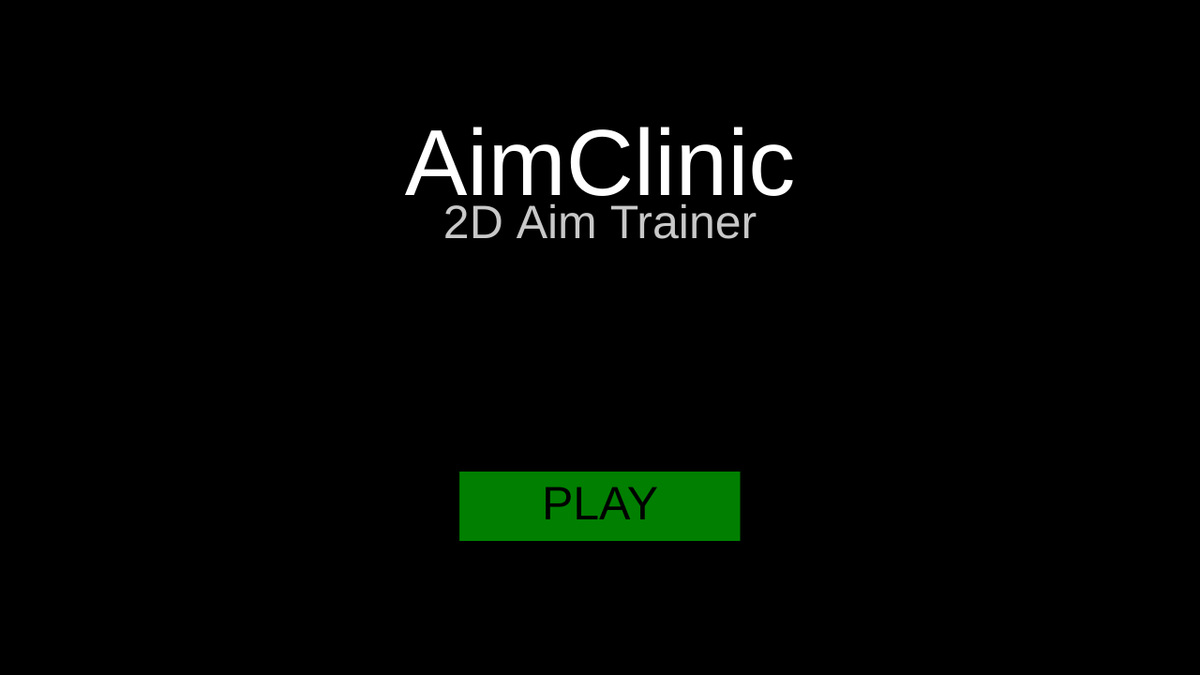
Frame 1 (no input)
Frame 60 (no input): identical to frame 1, image omitted
Frame 120 (the mouse pressed at the canvas centre since frame 60): identical to frame 1, image omitted

The p5.js sketch that drew this single still picture (run headless with seeded random() and noise() and a simulated clock; from frame 60 on, the mouse is pressed at the canvas centre):

// p5.js sketch
// ── sketch.js
// completed day 1
// ── sketch_nocomments.js
let currentStatus = 0 // 0 = menu, 1 = select A, 2 = select B, 3 = play, 4 = game over, 5 = rankInfo
let gameScreen = 0
let gameMode = 0 // 1 to 6
let gameModeName = ""
let subGameModeName = ""
let subGameMode = 0 // 1 to 3
let gameDuration = 60 // 60 default, can do 30/60/90/120


// let countdown = 0
let threeSecondCountdown = 4
let lastMillisecond = 0

let countdowns = {
  "ThreeSecondCountdown": {lastMillisecond: 0, delay: 1000, value: 4, done: false},
  "GameplayCountdown": {lastMillisecond: 0, delay: 1000, value: 61, done: true},
  "ChallengeStopwatch": {lastMillisecond: 0, delay: 1000, value: 0, done: false}

} // object with lastMillisecond, delay, value

let gameRunning = false
let gameInProgress = false

let menuItemsPositions
let trainingModeOptions
let timeOptions
let options

let gameObjects = {
  circleTargets: [
    {
    x: -500, y: -500, r: 0, color: 0, xSpeed: 0, ySpeed: 0,
    health: 0, xSizeSF: 0, ySizeSF: 0,
    despawnTime: 1, halfwayThrough: false, dirProb: 102
  },
    {
    x: -500, y: -500, r: 0, color: 0, xSpeed: 0, ySpeed: 0,
    health: 0, xSizeSF: 0, ySizeSF: 0,
    despawnTime: 1, halfwayThrough: false, dirProb: 102
  },
],
  rectTargets: [
    {
    x: -500, y: -500, r: 0, color: 0, xSpeed: 0, ySpeed: 0,
    health: 0, xSizeSF: 0, ySizeSF: 0,
    despawnTime: 1, halfwayThrough: false, dirProb: 102
  },
    {
    x: -500, y: -500, r: 0, color: 0, xSpeed: 0, ySpeed: 0,
    health: 0, xSizeSF: 0, ySizeSF: 0,
    despawnTime: 1, halfwayThrough: false, dirProb: 102
  },
],
  humanoids: [
    {
    x: -500, y: -500, r: 0, color: 0, xSpeed: 0, ySpeed: 0,
    health: 0, xSizeSF: 0, ySizeSF: 0,
    despawnTime: 1, halfwayThrough: false, dirProb: 102
  },
    {
    x: -500, y: -500, r: 0, color: 0, xSpeed: 0, ySpeed: 0,
    health: 0, xSizeSF: 0, ySizeSF: 0,
    despawnTime: 1, halfwayThrough: false, dirProb: 102
  },
],
  
  
}

let gameStats = {
  kills: 0, // number of targets defeated
  hits: 0,
  // just calculate kills per second
  clicks: 0, // total number of mouse clicks
  secondsPassed: -1,
  diffMod: 0, // difficulty modifier -- adaptive only
  performance: 0, // postive = harder, negative = easier -- adaptive only
  threshold: 0, // 0 to 1, once 1, reset and increment performance
  hitTarget: false,
  adaptive: false,
  showHealth: false,
  rankAchieved: "Bronze", // update this once game completed
  performanceValue: 0, // update this once game completed


  stillTarget: true, // sniping_fast only
  movingTargetRight: true, // sniping_fast only
  lives: 10000, // challenge mode only
  speed: 0, // challenge mode only
  lastSecond: -2, // challenge mode only
  challengeLastMS: 0, // challenge mode only
  nextSpawnTime: 0,
}

let performanceBenchmarks = null

let conversionFunctions = {
  ["Accuracy_Stationary"]: [function() 
    {x = gameStats.kps; return (2*x)*0.75},

    function() {x = gameStats.accPct; return (-0.0806 + 0.0584*x + 0.000399*x**2)*0.25}],
    
  ["Accuracy_Moving"]: [function()
    {x = gameStats.kps; return (-0.201 + 0.792*x + 0.633*x**2)*0.6},
    function() {x = gameStats.accPct; return (-1.07 + 0.0798*x + 0.00116*x**2)*0.4}
  ],

  ["Tracking_Kills"]: [function() {
    x = gameStats.diffMod; return (5*x+4)*0.5},
    function() {x = gameStats.accPct; return (1.24*Math.E**(0.0532*x))*0.5}
  ],

  ["Tracking_One Target"]: [function()
    {x = gameStats.accPct; return (0.108 + 0.0235*x + 0.00108*x**2)}],

  ["Sniping_Fast"]: [function() {x = gameStats.diffMod; return (5 + 1.71*x + 0.189*x**3)*0.5},
  function() {x = gameStats.kps; return (6.48*x + 0.227)*0.5}
  ],
 
  ["Sniping_Shrinking"]: [function()
    {x = gameStats.diffMod; return (5.81 + 2.54*x + 0.0603*x**2 - 0.0053*x**3)*0.6},
    function() {x = gameStats.accPct; return (0.26 + 0.0532*x + 0.001*x**2)*0.4}
  ],

  ["Sniping_Dummies"]: [function()
    {x = gameStats.kps; return (5.31*x + 0.61)*0.75},
    function() {x = gameStats.accPct; return (-1.48 + 0.0759*x + 0.00028*x**2)*0.25}
  ],

  ["Tile Frenzy_Normal"]: [function()
    {x = gameStats.kps; return (2*x - 3)*0.8},
    function() {x = gameStats.accPct; return (0.243 - 0.00177*x + 0.00108*x**2)*0.2}
  ],

  ["Tile Frenzy_Micro"]: [function()
    {x = gameStats.kps; return (1.9*x - 0.62)*0.8},
    function() {x = gameStats.accPct; return (0.243 - 0.00177*x + 0.00108*x**2)*0.2}
  ],

  ["Challenge_Regular"]: [function()
    {x = gameStats.secondsPassed; return (-2.75 + 0.0504*x - 9.46e-5*x**2 + 1.68e-7*x**3)}
  ]
}

let gamemodeFunctions = {
  "Accuracy": {
    "Stationary": function() {


      if (gameObjects.circleTargets.length < 5) {

        let x = random(width/10, 9*width/10)
        let y = random(2*height/10, 8*height/10)
        let r = 20
        spawnCircle(x, y, r, 255, 0, 0, 0, 100, 1, 1, 100000, false, 999999)
      }
    },

    "Moving": function() {
      // VARIABLE difficulty
      gameStats.adaptive = true
      if (gameObjects.circleTargets.length < 5) {
        // If fewer than 5 targets in array, generate
        let x = random(width/10, 9*width/10)
        let y = random(2*height/10, 8*height/10)
        let r = 25

        // TODO: UPDATE THIS TO ADAPT TO PERFORMANCE
        let xSpeed = random(-5, 5)
        let ySpeed = random(-5, 5)

        // let xSpeed = 0.5
        // let ySpeed = 0.5

        xSpeed = (Math.abs(xSpeed)>=0.25) ? xSpeed : random(1, 3)
        ySpeed = (Math.abs(ySpeed)>=0.25) ? ySpeed : random(1, 3)

        xSpeed = max(0.25, xSpeed += gameStats.diffMod)
        ySpeed = max(0.25, ySpeed += gameStats.diffMod)


        let xSizeSF = 2
        let ySizeSF = 2
        let lifeDuration = 20000
        spawnCircle(x, y, r, 255, 0, xSpeed, ySpeed, 100, xSizeSF, ySizeSF, lifeDuration+millis(), false, 999)
      } else {
      //   for (let i = 0; i < gameObjects.circleTargets.length; i++) {
      //     let target = gameObjects.circleTargets[i]

      //     // update speeds
      //     target.xSpeed = max(0.25, target.xSpeed += gameStats.diffMod)
      //     target.ySpeed = max(0.25, target.ySpeed += gameStats.diffMod)
      //   }
      }
    }
  },

  "Tracking": {
    "Kills": function() {
      gameStats.adaptive = true
      gameStats.showHealth = true
      if (gameObjects.circleTargets.length < 5) {

        let x = random(width/10, 9*width/10)
        let y = random(2*width/10, 8*height/10)
        let r = 50

        let xSpeed = 3
        let ySpeed = 3

        xSpeed = max(1.5, xSpeed += gameStats.diffMod)
        ySpeed = max(1.5, ySpeed += gameStats.diffMod)

        spawnCircle(x, y, r, color(0, 255, 0), 0, xSpeed, ySpeed, 180, 1, 1, 0, false, 98.5)
      } else {

        gameStats.clicks++
        let circleTargets = gameObjects.circleTargets
        let circleObj = null

        for (let i = 0; i < circleTargets.length; i++) {
          let critHit = false
          circleObj = circleTargets[i]
          if (clickedCircle(circleObj.x, circleObj.y, 10)) {critHit = true}
          if (clickedCircle(circleObj.x, circleObj.y, circleObj.r)) {
            gameStats.hits++
            circleObj.health--
            if (critHit) {circleObj.health -= 9}
            gameStats.diffMod += 0.001


            let pct = circleObj.health / 180

            let red = null
            let green = null



            let completed = 1 - pct
            if (completed <= 0.5) {
              green = 255
              red = 255 * completed*2
            } else if (completed > 0.5 && completed < 1) {
              green = 255 * (1-completed)*2
              red = 255
            }

            circleObj.color = color(red, green, 0)

            if (circleObj.health <= 0) {
              gameStats.kills++
              gameStats.diffMod += 0.5
              circleTargets.splice(i, 1)
              break
            }
          }
        }

        
      }
    },

    "One Target": function() {
      // check mouse hovering
      if (gameObjects.circleTargets.length < 1) {
        let x = width/2
        let y = height/2
        let r = 125

        let xSpeed = 5
        let ySpeed = 5

        spawnCircle(x, y, r, color(255, 0, 0), 0, xSpeed, ySpeed, 100, 1, 1, 10000000000, false, 98)
      } else {
        // check mouse hovering
        gameStats.clicks++
        let circleObj = gameObjects.circleTargets[0]

        let maxSpeed = max(circleObj.xSpeed, circleObj.ySpeed)
        let newDist = circleObj.r + (maxSpeed)*2

        if (clickedCircle(circleObj.x, circleObj.y, newDist)) {
          circleObj.color = color(0, 255, 0)
          gameStats.hits++
        } else {
          circleObj.color = color(255, 0, 0)
        }
      }
    }
  },

  "Sniping": {
    "Fast": function() {
      // alternate between still target and moving target
      // adaptive
      gameStats.adaptive = true
      if (gameObjects.circleTargets.length < 1) {
        if (gameStats.stillTarget) {
          spawnCircle(width/2, height/2, 50, 255, 0, 0, 0, 100, 1, 1, 4000+millis(), 1, 98.5)
        } else {
          // create a moving target
          let x = random(width/10, 9*width/10)
          let y = random(2*height/10, 8*height/10)
          let r = 50

          // TODO: UPDATE THIS TO ADAPT TO PERFORMANCE
          let xSpeed = 2
          let ySpeed = 2
          let disappearTime = (5 - gameStats.diffMod/2)*1000

          xSpeed = max(1, xSpeed += gameStats.diffMod)
          ySpeed = max(1, ySpeed += gameStats.diffMod)

          xSpeed = (xSpeed > 0) ?
        max(1, xSpeed + gameStats.diffMod) : min(-1, xSpeed - gameStats.diffMod)

          ySpeed = (ySpeed > 0) ?
        max(1, ySpeed + gameStats.diffMod) : min(-1, ySpeed - gameStats.diffMod)

          spawnCircle(x, y, r, 255, 0, xSpeed, ySpeed, 100, 1, 1, disappearTime+millis(), false, 98.5)
        }
        // after spawning circle, flip
        gameStats.stillTarget = !gameStats.stillTarget
      }
    },

    "Shrinking": function() {
      let disappearTime = 4000 - (gameStats.diffMod/2)*1000
      gameStats.adaptive = true
      if (gameObjects.circleTargets.length < 1) {
        // grow then shrink
        let x = random(width/10, 9*width/10)
        let y = random(2*height/10, 8*height/10)
        let r = 20

        // TODO: UPDATE THIS TO ADAPT TO PERFORMANCE
        let xSpeed = 5
        let ySpeed = 5

        xSpeed = max(1, xSpeed += gameStats.diffMod)
        ySpeed = max(1, ySpeed += gameStats.diffMod)
        // disappearTime = 4000

        let xSizeSF = 1.005
        let ySizeSF = 1.005

        spawnCircle(x, y, r, 255, 0, xSpeed, ySpeed, 100, xSizeSF, ySizeSF, millis()+disappearTime, false, 98.5)
      } else {
        // update
        let target = gameObjects.circleTargets[0]

        // first half
        if (target.despawnTime - millis() >= disappearTime/2) {
          // grow
          target.r *= target.xSizeSF
          target.r *= target.ySizeSF
        } else {
          target.r /= target.xSizeSF
          target.r /= target.ySizeSF
        }

        if (target.despawnTime - millis() < 0) {
          gameObjects.circleTargets.pop()
          gameStats.diffMod -= 0.5
        }
      }
    },

    "Dummies": function() {
      if (gameObjects.humanoids.length < 5) {
        gameStats.showHealth = true
        // if fewer than 5 humanoids, generate a new one

        // same x-value, y will vary
        // 25 radius for circle?

        // spawn rectangle below circle

        // 75 width, 150 height

        let circleX = random(width/10, 9*width/10)
        let circleY = random(3*height/10, 7*height/10)

        let rectW = 40
        let rectH = 80

        let rectX = circleX // same x-value since centered
        let rectY = circleY + (rectH/2) + 10

        let xSpeed = random(-5, 5)
        let ySpeed = random(-5, 5)

        // xSpeed = 2
        // ySpeed = 0

        xSpeed = (Math.abs(xSpeed)>=1) ? xSpeed : random(1, 5)
        ySpeed = (Math.abs(ySpeed)>=1) ? ySpeed : random(1, 5)

        spawnHumanoid(circleX, circleY, 20, rectX, rectY, rectW, rectH, xSpeed, ySpeed, 300)
      }
    }
  },

  "Tile Frenzy": {
    "Normal": function() {
      if (gameObjects.rectTargets.length < 3) {
        let x = random(width/10, 9*width/10)
        let y = random(2*height/10, 8*height/10)
        let s = 100

        spawnRectangle(x, y, s, s, 255, 0, 0, 0, 100)
      }
    },

    "Micro": function() {
      if (gameObjects.rectTargets.length < 5) {
        let x = random(width/10, 9*width/10)
        let y = random(2*height/10, 8*height/10)
        let s = 100/3

        spawnRectangle(x, y, s, s, 255, 0, 0, 0, 100)
      }
    },
  },

  "Challenge": {
    "Regular": function() {
      // function f(x) = 0.749(x+2)^0.33
      let speed = 0.749 * (gameStats.secondsPassed)**0.33
      gameStats.speed = speed
      let delayBtwnSpawn = 1/speed
      let currentTime = millis()

      

      // if (gameStats.lastSecond < gameStats.secondsPassed) {
        if (currentTime - gameStats.nextSpawnTime > delayBtwnSpawn*1000) {
          // spawn a target
          let x = random(width/10, 9*width/10)
          let y = random(2*height/10, 8*height/10)
          let r = 30

          let xSizeSF = 1.008
          let ySizeSF = 1.008

          spawnCircle(x, y, r, 255, 0, 0, 0, 100, xSizeSF, ySizeSF, 99999, false)
          gameStats.nextSpawnTime = currentTime + delayBtwnSpawn*1000
          
        }
      //   gameStats.lastSecond = gameStats.secondsPassed
      // }


      // console.log(currentTime - countdowns.GameplayCountdown.lastMillisecond)
      // if (countdowns.GameplayCountdown.lastMillisecond - millis() > 1000) {
      //   // decrement
      //   console.log("test run every second")
      // }

      
      
      

      for (let i = 0; i < gameObjects.circleTargets.length; i++) {
        let target = gameObjects.circleTargets[i]
        if (target.r < 75 && !target.halfwayThrough) {
          // grow
          target.r *= target.xSizeSF
          target.r *= target.ySizeSF

        } else {
          target.halfwayThrough = true   
        }

        if (target.halfwayThrough) {
          target.r *= (1/target.xSizeSF)
          target.r *= (1/target.ySizeSF)
        }

        if (target.r < 1) {
          gameObjects.circleTargets.splice(i, 1)
          gameStats.lives--
        }

        if (gameStats.lives <= 0) {
          countdowns.GameplayCountdown.value -= 99999
        }
      }
    }
  }
}

function preload() {
  
}

function setup() {
  createCanvas(1280, 720);

  menuItemsPositions = {
    "Accuracy": [2*width/8, 2*height/8],
    "Tracking": [2*width/8, 4*height/8],
    "Sniping": [2*width/8, 6*height/8],
    "Tile Frenzy": [6*width/8, 2*height/8],
    "Challenge": [6*width/8, 4*height/8],
    // "Fun": [6*width/8, 6*height/8],
  },

  timeOptions = {
    "30": [2*width/10, 3*height/10, color(0, 0, 200)],
    "60": [4*width/10, 3*height/10, color(200, 0, 0)],
    "90": [6*width/10, 3*height/10, color(0, 0, 200)],
    "120": [8*width/10, 3*height/10, color(0, 0, 200)],
  },

  trainingModeOptions = {
    "Accuracy": {
      "Stationary": [width/2, 6*height/12],
      "Moving": [width/2, 8*height/12],
    },
    "Tracking": {
      "Kills": [width/2, 6*height/12],
      "One Target": [width/2, 8*height/12],
    },
    "Sniping": {
      "Fast": [width/2, 6*height/12],
      "Shrinking": [width/2, 8*height/12],
      "Dummies": [width/2, 10*height/12],
    },
    "Tile Frenzy": {
      "Normal": [width/2, 6*height/12],
      "Micro": [width/2, 8*height/12],
    },
    "Challenge": {
      "Regular": [width/2, 6*height/12],
    },
    // "Fun": {
    //   "CPS Test": [width/2, 6*height/12],
    //   "Reaction Time": [width/2, 8*height/12],
    // },
  }
}




function draw() {
  

  if (currentStatus == 0) {
    // welcome screen
    gameObjects.circleTargets = []
    gameObjects.rectTargets = []
    gameObjects.humanoids = []

    welcomeScreen()
    cursor(CROSS)
  } else if (currentStatus == 1) {
    // menu screen
    selectGameMode()
    cursor(CROSS)
  } else if (currentStatus == 2) {
    trainingOptions()
    cursor(CROSS)
  } else if (currentStatus == 3) {
    
    if (/*gameModeName != "Challenge" &&*/ gameModeName != "Fun") {
      gameplay()
      cursor(CROSS)
    }
  } else if (currentStatus == 4) {
    gameOver()
    cursor(CROSS)
  }
}

// *****GAME SCREENS*****

// welcome screen
function welcomeScreen() {
  background(0)

  // text
  fill(255)
  textSize(100)
  textAlign(CENTER, CENTER)
  text("AimClinic", width/2, height/4)

  fill(200)
  textSize(50)
  text("2D Aim Trainer", width/2, height/3)
  // rectMode(CORNER)

  // draw the menu button
  fill(color(0,127,0))
  rectMode(CENTER, CENTER)
  rect(width/2, 3*height/4, 300, 75)

  fill(0)
  textSize(50)
  text("PLAY", width/2, 3*height/4)
}




// select game mode screen
function selectGameMode() {
  background(0)

  // title text
  fill(255)
  textSize(75)
  textAlign(CENTER, CENTER)
  text("Select Game Mode", width/2, height/10)

  // escape text
  fill(255)
  textSize(25)
  textAlign(LEFT, TOP)
  text("[ESC] to return to main menu", 0, 0)

  // BUTTONS -- ABSTRACT THIS???
  drawRectButtons(color(200, 0, 0), 2*width/8, 2*height/8, 400, 100, 255, 50, "Accuracy", 2*width/8, 2*height/8)
  drawRectButtons(color(0, 200, 0), 2*width/8, 4*height/8, 400, 100, 255, 50, "Tracking", 2*width/8, 4*height/8)
  drawRectButtons(color(0, 0, 200), 2*width/8, 6*height/8, 400, 100, 255, 50, "Sniping", 2*width/8, 6*height/8)

  drawRectButtons(color(255, 127, 0), 6*width/8, 2*height/8, 400, 100, 255, 50, "Tile Frenzy", 6*width/8, 2*height/8)
  drawRectButtons(color(142, 0, 246), 6*width/8, 4*height/8, 400, 100, 255, 50, "Challenge", 6*width/8, 4*height/8)
  // drawRectButtons(color(0, 0, 200), 6*width/8, 6*height/8, 400, 100, 255, 50, "Fun", 6*width/8, 6*height/8)
  
}

// training options
function trainingOptions() {
  background(0)

  // title text
  fill(255)
  textSize(75)
  textAlign(CENTER, CENTER)
  text("Training Options: "+gameModeName, width/2, height/10)

  // escape text
  fill(255)
  textSize(25)
  textAlign(LEFT, TOP)
  text("[ESC] to go back", 0, 0)


  // time selection
  // instructions
  let instructionsText = "Select game mode"

  if (gameModeName != "Challenge" && gameModeName != "Fun") {
    instructionsText = "Select game time and game mode"
    noStroke()
    drawRectButtons(timeOptions["30"][2], 2*width/10, 3*height/10, 150, 50, 200, 40, "30s", 2*width/10, 3*height/10)
    drawRectButtons(timeOptions["60"][2], 4*width/10, 3*height/10, 150, 50, 200, 40, "60s", 4*width/10, 3*height/10)
    drawRectButtons(timeOptions["90"][2], 6*width/10, 3*height/10, 150, 50, 200, 40, "90s", 6*width/10, 3*height/10)
    drawRectButtons(timeOptions["120"][2], 8*width/10, 3*height/10, 150, 50, 200, 40, "120s", 8*width/10, 3*height/10)  
  }

  fill(200)
  textSize(50)
  textAlign(CENTER, CENTER)
  text(instructionsText, width/2, 2*height/10)

  // actual game selection
  for (const [k, v] of Object.entries(trainingModeOptions[gameModeName])) {
    drawRectButtons(color(0, 200, 0), v[0], v[1], 300, 50, 21, 40, k, v[0], v[1])
  }
}


function gameplay() {
  background(0)


  

  // escape text
  fill(255)
  textSize(25)
  textAlign(LEFT, TOP)
  text("[ESC] to quit", 0, 0)

  // gamemode at the top
  fill(255)
  textSize(25)
  textAlign(RIGHT, TOP)
  text(`${gameModeName}_${subGameModeName}`, width, 0)

  // display game stats in the bottom left corner
  fill(255)
  textSize(20)
  textAlign(LEFT, BOTTOM)

  let killsPerSecond
  let acc

  // REPLACE WITH TERNARY OPERATOR??

  if (gameStats.secondsPassed != 0) {
    killsPerSecond = roundNumber(gameStats.kills / gameStats.secondsPassed, 2)
  } else {
    killsPerSecond = "NaN"
  }

  if (gameStats.clicks != 0) {
    acc = `${roundNumber( (gameStats.hits/gameStats.clicks)*100, 2)}`
  } else {
    acc = "NaN"
  }

  let formatAcc = `(${gameStats.hits.toFixed(1)}/${gameStats.clicks})`
  let formatString = `Kills: ${gameStats.kills}  |  Kills/Second: ${killsPerSecond}  |  Accuracy: ${acc}% ${formatAcc}`

  text(formatString, 0, height)

  if (gameStats.adaptive) {
    fill(color(88,88,255))
    text(20)
    textAlign(LEFT, BOTTOM)
    text(`Difficulty Modifier: ${gameStats.diffMod.toFixed(2)}`, 0, height-20)
  }
  

  if (gameModeName == "Challenge") {
    fill(color(255,88,88))
    text(20)
    textAlign(LEFT, BOTTOM)
    text(`Lives: ${gameStats.lives}`, 0, height-40)
  }

  // create a 3-second countdown timer

  let currentTime
  let n = countdowns.ThreeSecondCountdown
  let g = countdowns.GameplayCountdown
  if (!n.done && g.done && gameRunning) {
    // check if millis exceeded last millis
    n = countdowns["ThreeSecondCountdown"]
    currentTime = millis()

    if (currentTime - n.lastMillisecond > n.delay && n.value > 0) {
      // decrement
      n.value--
      n.lastMillisecond = currentTime
    }

    if (n.value <= 0) {n.done = true; countdowns.GameplayCountdown.done = false; console.log("hit zero"); gameInProgress = true}

    // display the timer
    fill(200)
    textSize(75)
    textAlign(CENTER, TOP)
    text(`Get Ready! (${n.value})`, width/2, 0)

  }


  // run the game, stop once time is up

  if (countdowns.ThreeSecondCountdown.done && !countdowns.GameplayCountdown.done && gameRunning) {
    let gameCountdown = countdowns.GameplayCountdown

    currentTime = millis()

    if (currentTime - gameCountdown.lastMillisecond > gameCountdown.delay && gameCountdown.value > 0) {
      // decrement
      gameCountdown.value--
      gameCountdown.lastMillisecond = currentTime
      gameStats.secondsPassed++
    }

    fill(255)
    textSize(75)
    textAlign(CENTER, TOP)
    let textToDisplay = (gameModeName == "Challenge") ? 99999-gameCountdown.value : gameCountdown.value
    text(`${textToDisplay}`, width/2, 0)

    if (g.value <= 0) {n.done = true; g.done = true; currentStatus = 4}
  }

  // ABSTRACTION: MAKE AN OBJECT CONTAINING ALL FUNCTIONS
  if (gameInProgress) {
    gamemodeFunctions[gameModeName][subGameModeName]()
    gameStats.diffMod -= 0.0002

    if (subGameModeName == "Kills") {
      gameStats.diffMod -= 0.0006
    }
  }
  // generate targets for user to click on

  // MAYBE CAN ABSTRACT THIS???
  // draw the targets

  for (let i = 0; i < gameObjects.circleTargets.length; i++) {
    circleTarget = gameObjects.circleTargets[i]
    
    circleTarget.x += circleTarget.xSpeed
    circleTarget.y += circleTarget.ySpeed

    if (circleTarget.x < width/10 || circleTarget.x > 9*width/10) {
      circleTarget.xSpeed = -circleTarget.xSpeed
    } else if (circleTarget.y < 2*height/10 || circleTarget.y > 8*height/10) {
      circleTarget.ySpeed = -circleTarget.ySpeed
    }

    

    fill(circleTarget.color)
    ellipse(circleTarget.x, circleTarget.y, circleTarget.r)


    if (gameStats.showHealth) {
      fill(127)
      textSize(circleTarget.r/2)
      textAlign(CENTER, CENTER)
      text(`${circleTarget.health}`, circleTarget.x, circleTarget.y)
    }

    if (circleTarget.despawnTime < millis() && circleTarget.despawnTime > 0 && gameStats.adaptive){
      gameObjects.circleTargets.splice(i, 1)
      gameStats.diffMod -= 0.1
    }

    let xRNG = random(0, 101)
    let yRNG = random(0, 101)

    let inXRange = (circleTarget.x >= width/10 && circleTarget.x <= 9*width/10)
    let inYRange = (circleTarget.y >= 2*height/10 && circleTarget.y <= 8*height/10)

    if (xRNG >= (circleTarget.dirProb - gameStats.diffMod*5) && inXRange) {
      // if roll is greater than a certain threshold, reverse
      circleTarget.xSpeed = -circleTarget.xSpeed
    }
    if (yRNG >= (circleTarget.dirProb - gameStats.diffMod*5) && inYRange) {
      // if roll is greater than a certain threshold, reverse
      circleTarget.ySpeed = -circleTarget.ySpeed
    }
  }

  for (let i = 0; i < gameObjects.rectTargets.length; i++) {
    rectTarget = gameObjects.rectTargets[i]
    
    rectTarget.x += rectTarget.xSpeed
    rectTarget.y += rectTarget.ySpeed

    if (rectTarget.x < width/10 || rectTarget.x > 9*width/10) {
      rectTarget.xSpeed = -rectTarget.xSpeed
    } else if (rectTarget.y < 2*height/10 || rectTarget.y > 8*height/10) {
      rectTarget.ySpeed = -rectTarget.ySpeed
    }

    fill(rectTarget.color)
    rect(rectTarget.x, rectTarget.y, rectTarget.w, rectTarget.h)

    if (gameStats.showHealth) {
      fill(127)
      textSize(rectTarget.w/2)
      textAlign(CENTER, CENTER)
      text(`${rectTarget.health}`, rectTarget.x, rectTarget.y)
    }
  }

  for (let i = 0; i < gameObjects.humanoids.length; i++) {
    humanoid = gameObjects.humanoids[i]

    humanoid.circleX += humanoid.xSpeed
    humanoid.rectX += humanoid.xSpeed

    humanoid.circleY += humanoid.ySpeed
    humanoid.rectY += humanoid.ySpeed

    if (humanoid.rectX < width/10 || humanoid.rectX > 9*width/10) {
      humanoid.xSpeed = -humanoid.xSpeed
    } else if (humanoid.rectY < 2*height/10 || humanoid.circleY > 8*height/10) {
      humanoid.ySpeed = -humanoid.ySpeed
    }

    // draw the rectangle (body)
    fill(color(0, 0, 255))
    rect(humanoid.rectX, humanoid.rectY, humanoid.rectW, humanoid.rectH)

    // draw the circle (head)
    fill(color(255, 0, 0))
    circle(humanoid.circleX, humanoid.circleY, humanoid.circleR)

    // create text showing health
    fill(200)
    textSize(25)
    textAlign(CENTER, CENTER)
    text(`${humanoid.health}`, humanoid.rectX, humanoid.rectY)
  }
  
  // TODO: DO HUMANOIDS AS WELL

  // update targets
  // for (let circleTarget of gameObjects.circleTargets) {
    
  // }


  // in challenge, delete and strike

  // track score


  // change direction if reached edge
//let x = random(width/10, 9*width/10)
// let y = random(2*height/10, 8*height/10)


}

function gameOver() {
  performanceBenchmarks = {
    Bronze: [2, 155, 78, 0],
    Silver: [4, 176, 176, 176],
    Gold: [6, 255, 220, 34],
    Platinum: [8, 224, 224, 224],
    Diamond: [10, 126, 255, 255],
    Emerald: [99999, 49, 255, 172],
  }

  background(0)

  fill(255)
  textSize(75)
  textAlign(CENTER, TOP)
  text(`Results`, width/2, 0)

  let killsPerSecond
  let acc
  let rank
  let c1, c2, c3
  gameStats.kps = gameStats.kills / gameStats.secondsPassed
  gameStats.accPct = gameStats.hits / gameStats.clicks * 100
  // console.log(gameStats.accPct)
  gameStats.performanceValue = calculateScaledScore()

  // REPLACE WITH TERNARY OPERATOR??

  if (gameStats.secondsPassed != 0) {
    killsPerSecond = roundNumber(gameStats.kills / gameStats.secondsPassed, 2)
  } else {
    killsPerSecond = "NaN"
  }

  if (gameStats.clicks != 0) {
    acc = `${roundNumber( (gameStats.hits/gameStats.clicks)*100, 2)}`
  } else {
    acc = "NaN"
  }

  // rank = "Diamond"

  // console.log(gameStats.performanceValue)
  for (const [key, value] of Object.entries(performanceBenchmarks)) {
    if (gameStats.performanceValue > value[0]) {
      // continue to iterate
    } else {
      rank = key
      c1 = value[1]
      c2 = value[2]
      c3 = value[3]
      break
    }
  }

  
  let formatAcc = `(${gameStats.hits.toFixed(1)}/${gameStats.clicks})`

  // results screen
  displayText(255, 50, LEFT, CENTER, `Kills: ${gameStats.kills}`, 1*width/8, 2*height/10) // kills

  if (gameModeName != "Challenge") {
    displayText(255, 50, LEFT, CENTER, `Kills/Second: ${killsPerSecond}`, 1*width/8, 3*height/10) // kps
  } else {
    displayText(255, 50, LEFT, CENTER, `Time Lasted: ${gameStats.secondsPassed}s`, 1*width/8, 3*height/10)
  }

  displayText(255, 50, LEFT, CENTER, `Accuracy: ${acc}% ${formatAcc}`, 1*width/8, 4*height/10)

  // rank -- change color to match color of rank later
  // console.log(c1, c2, c3)
  displayText(color(c1, c2, c3), 50, LEFT, CENTER,
    `Rank: ${rank} (${roundNumber(gameStats.performanceValue, 2)}/10)`, 1*width/8, 6*height/10)

  // draw a rectangle to go back to home screen
  drawRectButtons(color(127, 0, 0), width/2, 9*height/10, 400, 100, 200, 50, "Back to Home", width/2, 9*height/10)
}

function calculateScaledScore() {
  let tab = conversionFunctions[`${gameModeName}_${subGameModeName}`]
  let sum = (tab.length == 2) ? (tab[0]() + tab[1]()) : (tab[0]())
  // console.log(tab[1]())
  // console.log(tab[1])

  return sum
}

// *****FUNCTIONS TO HANDLE TARGET MANAGEMENT*****
function spawnCircle(x, y, r, color, borderWeight, xSpeed, ySpeed, health, xSizeSF, ySizeSF,
  despawnTime, halfwayThrough,
  dirProb) {

    strokeWeight(borderWeight)

  let newCircleObject = {
    x: x, y: y, r: r,
    color: color, xSpeed: xSpeed, ySpeed: ySpeed,
    health: health, xSizeSF: xSizeSF, ySizeSF: ySizeSF,
    despawnTime: despawnTime,
    halfwayThrough: halfwayThrough,
    dirProb: dirProb
  }
  gameObjects.circleTargets.push(newCircleObject)
  return newCircleObject
}

function spawnRectangle(x, y, w, h, color, borderWeight, xSpeed, ySpeed, health, xSizeSF, ySizeSF, dirProb) {
  // push a rectangle target into gameObjects.rectTargets
  strokeWeight(borderWeight)
  let newRectObject = {
    x: x, y: y, w: w, h: h,
    color: color, xSpeed: xSpeed, ySpeed: ySpeed,
    health: health, xSizeSF: xSizeSF, ySizeSF: ySizeSF, dirProb: dirProb
  }
  gameObjects.rectTargets.push(newRectObject)
  return newRectObject
}

function spawnHumanoid(circleX, circleY, circleR, rectX, rectY, rectW, rectH, xSpeed, ySpeed, health) {
  // create two shapes and make them one unit
  // maybe use an image instead? don't since need ability to detect headshots

  let newHumanoidObject = {
    circleX: circleX, circleY: circleY, circleR: circleR, // head
    rectX: rectX, rectY: rectY, rectW: rectW, rectH: rectH, // body
    xSpeed: xSpeed, ySpeed: ySpeed, health: health // update stats
  }
  gameObjects.humanoids.push(newHumanoidObject)
  return newHumanoidObject
}

// *****FUNCTIONS FOR GAMEMODES*****



// *****FUNCTION TO LISTEN FOR BUTTON/KEY CLICKS*****
function mousePressed() {
  let targetType = null
  if (currentStatus == 0) {
    if (clickedRectangle(width/2-150, 3*height/4-37.5, 300, 75)) {
      currentStatus = 1
    }
  } else if (currentStatus == 1) {

    for (const [key, value] of Object.entries(menuItemsPositions)) {
      if (clickedRectangle(value[0]-200, value[1]-50, 400, 100)) {
        currentStatus = 2
        gameModeName = key
        console.log(gameModeName)
      }
    }
  } else if (currentStatus == 2) {
    if (mouseX >= 181 && mouseX <= 1099 && mouseY >= 191 && mouseY <= 241) {
      console.log("clicked")
      for (const [key, value] of Object.entries(timeOptions)) {
        if (clickedRectangle(value[0]-75, value[1]-25, 150, 50)) {
          gameDuration = parseInt(key)
          timeOptions[key][2] = color(200, 0, 0)

        } else {
          timeOptions[key][2] = color(0, 0, 200)
        }
      }
    
    } else if (mouseX >= 490 && mouseX <= 790 && mouseY >= 315 && mouseY <= 625) {
      for (const [key, value] of Object.entries(trainingModeOptions[gameModeName])) {
        if (clickedRectangle(value[0]-150, value[1]-20, 300, 50)) {
          subGameModeName = key
          if (subGameModeName == "Regular") {
            gameDuration = 99999
          }
          countdowns.GameplayCountdown.value = gameDuration + 1
          currentStatus = 3
          gameRunning = true
        }
      }
    } 

  } else if (currentStatus == 4) {
    if (mouseX >= 440 && mouseX <= 840 && mouseY >= 598 && mouseY <= 698) {
      countdowns.ThreeSecondCountdown.lastMillisecond = 0
      countdowns.ThreeSecondCountdown.delay = 1000
      countdowns.ThreeSecondCountdown.value = 4
      countdowns.ThreeSecondCountdown.done = false

      countdowns.GameplayCountdown.lastMillisecond = 0
      countdowns.GameplayCountdown.delay = 1000
      countdowns.GameplayCountdown.value = 61
      countdowns.GameplayCountdown.done = true

      countdowns.ChallengeStopwatch.lastMillisecond = 0
      countdowns.ChallengeStopwatch.delay = 1000
      countdowns.ChallengeStopwatch.value = 0
      countdowns.ChallengeStopwatch.done = false

      gameObjects.circleTargets = []
      gameObjects.rectTargets = []
      gameObjects.humanoids = []

      gameStats = {kills: 0, hits: 0, clicks: 0, secondsPassed: -1, diffMod: 0, performance: 0, threshold: 0, 
        hitTarget: false, adaptive: false, showHealth: false, stillTarget: true, movingTargetRight: true, 
        lives: 3, speed: 0, lastSecond: -2, challengeLastMS: 0, nextSpawnTime: 0,
      }

      gameRunning = false
      gameInProgress = false
      threeSecondCountdown = 4
      lastMillisecond = 0
      currentStatus = 0
    }

    

  } else if (currentStatus == 3 && gameModeName != "Tracking") {
    gameStats.clicks++
    if (gameModeName == "Accuracy" || gameModeName == "Tracking" || gameModeName == "Challenge") {
      targetType = "circleTargets"
    } else if (gameModeName == "Sniping") {
      if (subGameModeName == "Fast" || subGameModeName == "Shrinking") {
        targetType = "circleTargets"
      } else if (subGameModeName == "Dummies") {
        targetType = "humanoids"
      }
    } else if (gameModeName == "Tile Frenzy") {
      targetType = "rectTargets"
    }

    let targets = gameObjects[targetType]

    checkMouseClickedTarget(targetType)


    if (!gameStats.hitTarget) {
      gameStats.threshold -= 0.5

      if (gameModeName != "Accuracy") {gameStats.diffMod -= 0.1}
    } else {
      for (let i = 0; i < targets.length; i++) {
        let target = targets[i]
        if ((targetType == "circleTargets" || targetType == "rectTargets") && gameStats.adaptive) {
          target.xSpeed = (target.xSpeed > 0) ?
          max(1, target.xSpeed + gameStats.diffMod) : min(-1, target.xSpeed - gameStats.diffMod)
  
          target.ySpeed = (target.ySpeed > 0) ?
          max(1, target.ySpeed + gameStats.diffMod) : min(-1, target.ySpeed - gameStats.diffMod)
        } else if (targetType == "humanoids" && gameStats.adaptive) {

        }
      }
    }

    if (gameStats.threshold <= -1) {
      gameStats.threshold = 0
      gameStats.diffMod -= 0.5
    }

    gameStats.hitTarget = false
  }
}

function checkMouseClickedTarget(targetType) {
  let targets = gameObjects[targetType]
  for (let i = 0; i < targets.length; i++) {
    let target = targets[i]
    let maxSpeed = max(target.xSpeed, target.ySpeed)


 
    if (targetType == "circleTargets") {
      if (clickedCircle(target.x, target.y, (target.r)+(maxSpeed)*2)) {
        target.health -= 100
        gameStats.hits++
        gameStats.threshold += 0.5
        gameStats.hitTarget = true

        if (target.health <= 0) {
          gameStats.kills++
          targets.splice(i, 1)
        }

        if (gameStats.threshold >= 1) {
          gameStats.threshold = 0
          gameStats.diffMod += 0.5
        }
        break
      }
    } else if (targetType == "rectTargets") {
      if (clickedRectangle(target.x-target.w/2, target.y-target.h/2, target.w, target.h)) {
        target.health -= 100
        gameStats.hits++
        gameStats.threshold += 0.5
        gameStats.hitTarget = true

        if (target.health <= 0) {
          gameStats.kills++
          targets.splice(i, 1)
        }
      }
    } else if (targetType == "humanoids") {

      if (clickedCircle(target.circleX, target.circleY, (target.circleR)+(maxSpeed)*2)) {

        target.health -= 300
        gameStats.hits += roundNumber((1 + maxSpeed*0.2), 1)

        if (target.health <= 0) {
          gameStats.kills++
          targets.splice(i, 1)
        }
        break
      } else if (clickedRectangle(target.rectX-target.rectW/2-(maxSpeed*2),
      target.rectY-target.rectH/2-(maxSpeed*2),
      target.rectW, target.rectH
      )) {
        target.health -= Math.floor(random(50, 151))
        gameStats.hits++

        if (target.health <= 0) {
          gameStats.kills++
          targets.splice(i, 1)
        }
        break
      }
    }

  }
}

function keyPressed() {
  // escape key
  if (keyCode == 27) {
    if (currentStatus == 1) { // select game mode
      currentStatus = 0 // home
    } else if (currentStatus == 2) { // game settings
      currentStatus = 1 // select game mode
    } else if (currentStatus == 3) {
      currentStatus = 4 // game over
    }
  }
}

// *****CONVENIENCE FUNCTIONS*****
function clickedCircle(x, y, d) {
  // assuming diameter
  // turn this into a ternary operator?
  // console.log(d/2, dist(mouseX, mouseY, x, y))
  if (dist(mouseX, mouseY, x, y) < d/2) {
    return true
  } else {
    return false
  }
}

function clickedRectangle(rectX, rectY, width, height) {
  if (
    mouseX >= rectX && mouseX <= rectX+width &&
    mouseY >= rectY && mouseY <= rectY+height
  ) {
    return true
  } else {
    return false
  }
}

function drawRectButtons(rectColor, rectX, rectY, rectW, rectH, textColor, txtSize, txt, textX, textY) {
  rectMode(CENTER)
  fill(rectColor)
  rect(rectX, rectY, rectW, rectH)
  fill(textColor)
  textSize(txtSize)
  textAlign(CENTER, CENTER)
  text(txt, textX, textY)
}

function roundNumber(number, decimals) {
  if (number != 0) {
    return Math.round(number * 10**decimals) / 10**decimals
  } else {
    return 0
  }
}

function displayText(color, size, xAlign, yAlign, content, xPos, yPos) {
  fill(color)
  textSize(size)
  textAlign(xAlign, yAlign)
  text(content, xPos, yPos)
}
